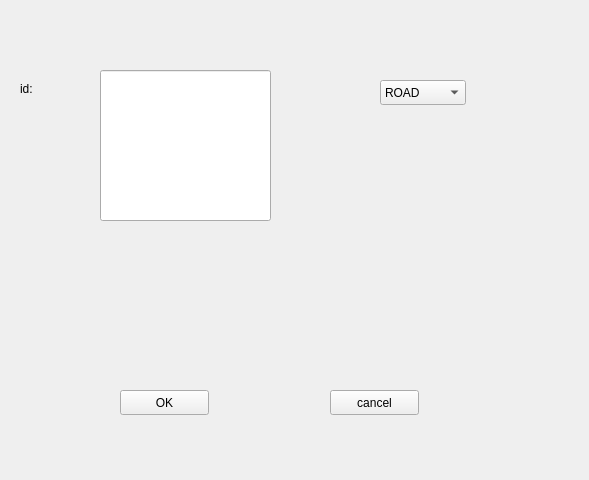
<?xml version="1.0" encoding="UTF-8"?>
<ui version="4.0">
 <class>chageattr</class>
 <widget class="QWidget" name="chageattr">
  <property name="geometry">
   <rect>
    <x>0</x>
    <y>0</y>
    <width>589</width>
    <height>480</height>
   </rect>
  </property>
  <property name="windowTitle">
   <string>Form</string>
  </property>
  <widget class="QPushButton" name="btn_OK">
   <property name="geometry">
    <rect>
     <x>120</x>
     <y>390</y>
     <width>89</width>
     <height>25</height>
    </rect>
   </property>
   <property name="text">
    <string>OK</string>
   </property>
  </widget>
  <widget class="QPushButton" name="btn_cancel">
   <property name="geometry">
    <rect>
     <x>330</x>
     <y>390</y>
     <width>89</width>
     <height>25</height>
    </rect>
   </property>
   <property name="text">
    <string>cancel</string>
   </property>
  </widget>
  <widget class="QLineEdit" name="lineEdit">
   <property name="geometry">
    <rect>
     <x>100</x>
     <y>70</y>
     <width>171</width>
     <height>151</height>
    </rect>
   </property>
  </widget>
  <widget class="QLabel" name="label">
   <property name="geometry">
    <rect>
     <x>20</x>
     <y>80</y>
     <width>67</width>
     <height>17</height>
    </rect>
   </property>
   <property name="text">
    <string>id:</string>
   </property>
  </widget>
  <widget class="QComboBox" name="comboBox">
   <property name="geometry">
    <rect>
     <x>380</x>
     <y>80</y>
     <width>86</width>
     <height>25</height>
    </rect>
   </property>
   <item>
    <property name="text">
     <string>ROAD</string>
    </property>
   </item>
   <item>
    <property name="text">
     <string>CHARGE</string>
    </property>
   </item>
   <item>
    <property name="text">
     <string>IMPORT</string>
    </property>
   </item>
   <item>
    <property name="text">
     <string>EXPORT</string>
    </property>
   </item>
   <item>
    <property name="text">
     <string>SHELF</string>
    </property>
   </item>
  </widget>
 </widget>
 <resources/>
 <connections/>
</ui>
